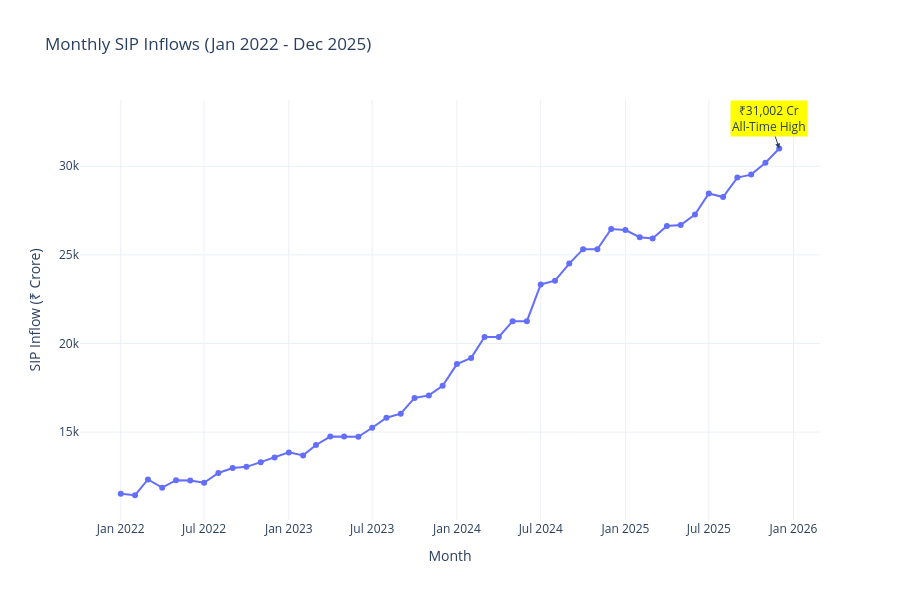

Notebook cell for this chart:
### Code cell
fig = px.line(
    sip,
    x="month",
    y="sip_inflow_crore",
    markers=True,
    title="Monthly SIP Inflows (Jan 2022 - Dec 2025)",
    labels={
        "month": "Month",
        "sip_inflow_crore": "SIP Inflow (₹ Crore)"
    }
)

fig.add_annotation(
    x=highest["month"],
    y=highest["sip_inflow_crore"],
    text=f'₹{highest["sip_inflow_crore"]:,.0f} Cr<br>All-Time High',
    showarrow=True,
    arrowhead=2,
    bgcolor="yellow"
)

fig.update_layout(
    template="plotly_white",
    height=600
)

fig.show()
